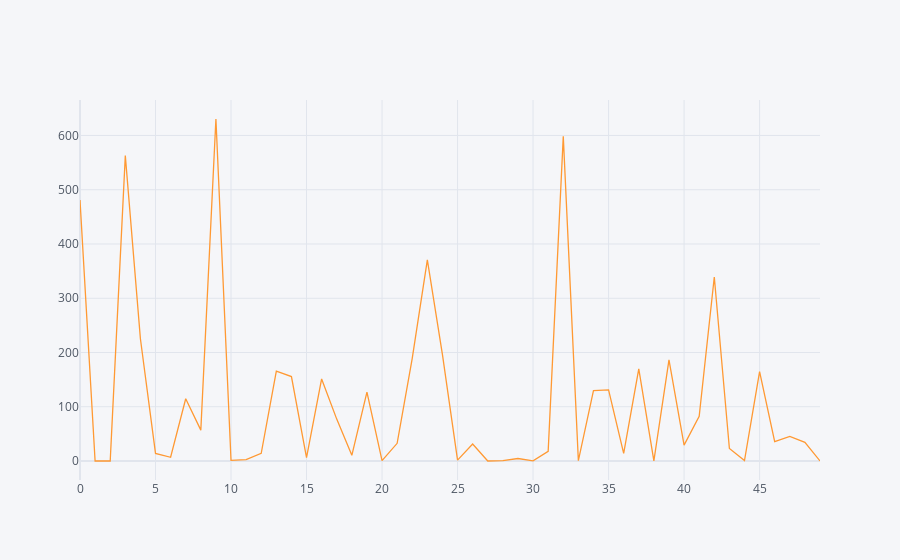

Notebook source saved alongside this figure:
### Code cell
main(cat)

### Figure 1 — Plotly figure (JSON) as saved in the notebook; plotly's stock layout.template omitted (floating-point values rounded to 4 significant figures)
{"data": [{"line": {"color": "rgba(255, 153, 51, 1.0)", "dash": "solid", "shape": "linear", "width": 1.3}, "mode": "lines", "name": "poultry", "text": "", "type": "scatter", "x": [0, 1, 2, 3, 4, 5, 6, 7, 8, 9, 10, 11, 12, 13, 14, 15, 16, 17, 18, 19, 20, 21, 22, 23, 24, 25, 26, 27, 28, 29, 30, 31, 32, 33, 34, 35, 36, 37, 38, 39, 40, 41, 42, 43, 44, 45, 46, 47, 48, 49], "y": [481, 0, 0, 562.9, 225.4, 14, 6.9, 114.7, 56.9, 630.4, 1.3, 2.4, 14, 165.6, 155.6, 6.4, 151.3, 77.2, 10.4, 127, 0.6, 32.6, 189.2, 370.8, 196.1, 1.7, 31.4, 0, 0.8, 4.6, 0.3, 17.7, 598.4, 0.5, 129.9, 131.1, 14.2, 169.8, 0.2, 186.5, 29.3, 82.4, 339.2, 23.1, 0.9, 164.7, 35.6, 45.4, 34.5, 0.1]}], "layout": {"legend": {"bgcolor": "#F5F6F9", "font": {"color": "#4D5663"}}, "paper_bgcolor": "#F5F6F9", "plot_bgcolor": "#F5F6F9", "title": {"font": {"color": "#4D5663"}}, "xaxis": {"gridcolor": "#E1E5ED", "showgrid": true, "tickfont": {"color": "#4D5663"}, "title": {"font": {"color": "#4D5663"}, "text": ""}, "zerolinecolor": "#E1E5ED"}, "yaxis": {"gridcolor": "#E1E5ED", "showgrid": true, "tickfont": {"color": "#4D5663"}, "title": {"font": {"color": "#4D5663"}, "text": ""}, "zerolinecolor": "#E1E5ED"}}}
